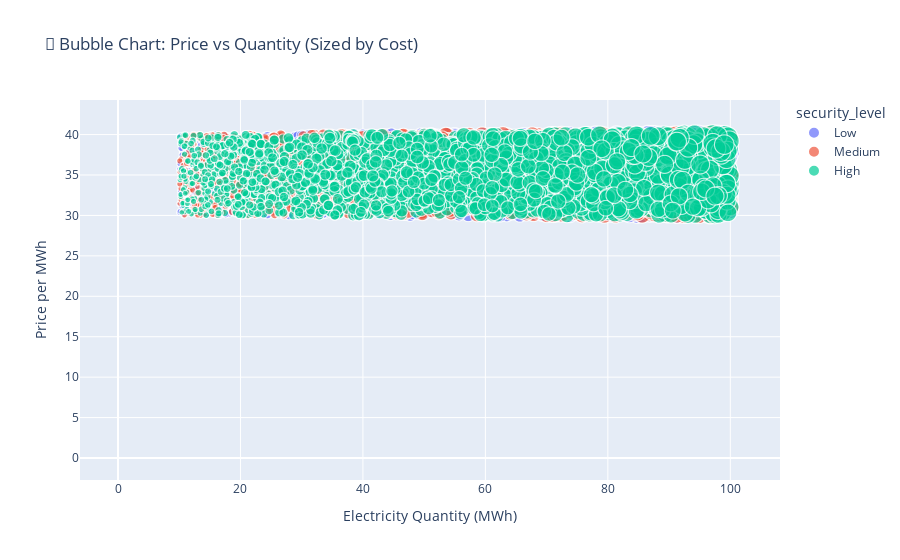

Notebook code for this chart:
### Code cell
#  Bubble Chart: Price vs Quantity with Security Level
# -------------------------
fig = px.scatter(df, x='electricity_quantity', y='price_per_mwh', size='total_cost',
                 color='security_level', hover_name='transaction_status',
                 title="🫧 Bubble Chart: Price vs Quantity (Sized by Cost)")
fig.update_layout(xaxis_title="Electricity Quantity (MWh)", yaxis_title="Price per MWh")
fig.show()

### Figure 1 — Plotly figure (JSON) as saved in the notebook; plotly's stock layout.template omitted (floating-point values rounded to 4 significant figures; data arrays with more than 128 entries replaced by an {"elided": "..."} marker saying what was removed)
{"data": [{"hovertemplate": "<b>%{hovertext}</b><br><br>security_level=Low<br>electricity_quantity=%{x}<br>price_per_mwh=%{y}<br>total_cost=%{marker.size}<extra></extra>", "hovertext": {"elided": "3395 str values"}, "legendgroup": "Low", "marker": {"color": "#636efa", "size": {"elided": "3395 float values"}, "sizemode": "area", "sizeref": 9.888, "symbol": "circle"}, "mode": "markers", "name": "Low", "showlegend": true, "type": "scattergl", "x": {"elided": "3395 float values"}, "xaxis": "x", "y": {"elided": "3395 float values"}, "yaxis": "y"}, {"hovertemplate": "<b>%{hovertext}</b><br><br>security_level=Medium<br>electricity_quantity=%{x}<br>price_per_mwh=%{y}<br>total_cost=%{marker.size}<extra></extra>", "hovertext": {"elided": "3272 str values"}, "legendgroup": "Medium", "marker": {"color": "#EF553B", "size": {"elided": "3272 float values"}, "sizemode": "area", "sizeref": 9.888, "symbol": "circle"}, "mode": "markers", "name": "Medium", "showlegend": true, "type": "scattergl", "x": {"elided": "3272 float values"}, "xaxis": "x", "y": {"elided": "3272 float values"}, "yaxis": "y"}, {"hovertemplate": "<b>%{hovertext}</b><br><br>security_level=High<br>electricity_quantity=%{x}<br>price_per_mwh=%{y}<br>total_cost=%{marker.size}<extra></extra>", "hovertext": {"elided": "3333 str values"}, "legendgroup": "High", "marker": {"color": "#00cc96", "size": {"elided": "3333 float values"}, "sizemode": "area", "sizeref": 9.888, "symbol": "circle"}, "mode": "markers", "name": "High", "showlegend": true, "type": "scattergl", "x": {"elided": "3333 float values"}, "xaxis": "x", "y": {"elided": "3333 float values"}, "yaxis": "y"}], "layout": {"legend": {"itemsizing": "constant", "title": {"text": "security_level"}, "tracegroupgap": 0}, "title": {"text": "🫧 Bubble Chart: Price vs Quantity (Sized by Cost)"}, "xaxis": {"anchor": "y", "domain": [0, 1], "title": {"text": "Electricity Quantity (MWh)"}}, "yaxis": {"anchor": "x", "domain": [0, 1], "title": {"text": "Price per MWh"}}}}
